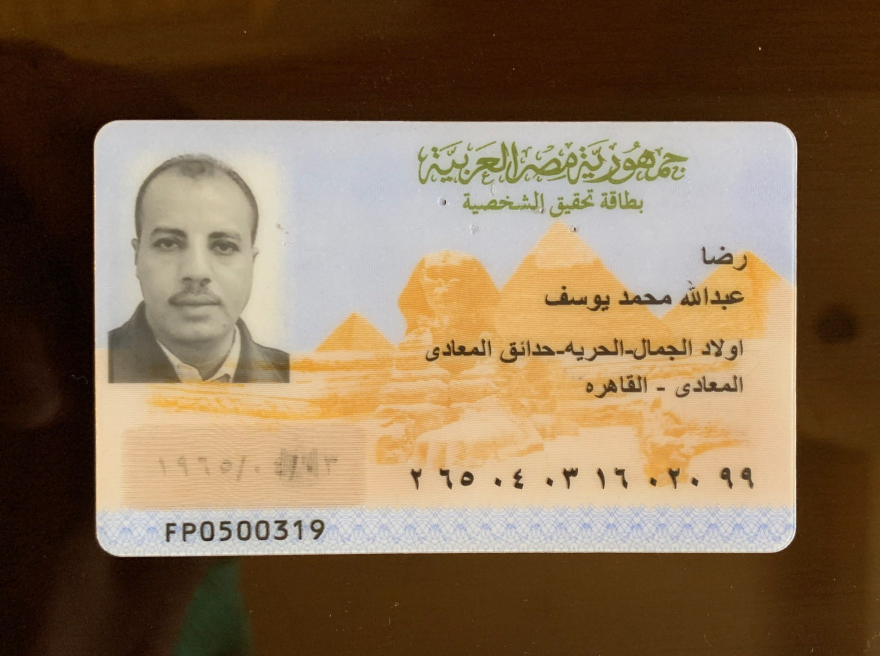
#> input picture Prototyping/test2.jpg, 1760 x 1312 px (shown at 1/2 size)
$ jupyter execute --allow-errors National_ID.ipynb
#> lines starting #> are read from the running program, lines starting #| are printed output that depends on the picture; after the words box and inside, x2 and y2 are one past the last pixel; in counts of white or black regions, pixels touching at a corner belong together; long printed decimals are rounded
[cell 1]
import numpy as np
import cv2
from matplotlib import pyplot as plt
import argparse
from imutils.object_detection import non_max_suppression
import argparse
import time
from skimage.filters import threshold_local
from PIL import Image
import pytesseract
import imutils

### PLot figures

[cell 2]
def plot_figures(figures, nrows, ncols,imSize,fSize):
    """Plot a dictionary of figures.

    Parameters
    ----------
    figures : <title, figure> dictionary
    ncols : number of columns of subplots wanted in the display
    nrows : number of rows of subplots wanted in the figure
    imSize : size of image in plot
    fSize : size of title's font
    """

    fig, axeslist = plt.subplots(ncols=ncols, nrows=nrows, figsize=(imSize, imSize))
    for ind,title in zip(range(len(figures)), figures):
        axeslist.ravel()[ind].imshow(figures[title],cmap="gray")
        axeslist.ravel()[ind].set_title(title,fontsize=fSize)
        axeslist.ravel()[ind].set_axis_off()
    #plt.tight_layout() # optional

def plot_gray(image,title,fSize):
    """Plot one image on gray scale.

    Parameters
    ----------
    figures : image path
    title : title of image
    imSize : size of image in plot
    fSize : size of title's font
    """
    plt.imshow(image, cmap="gray")
    plt.title(title,fontsize=fSize)
    plt.axis('off')
    plt.show()

[cell 3]
def order_points(pts):
	# initialzie a list of coordinates that will be ordered
	# such that the first entry in the list is the top-left,
	# the second entry is the top-right, the third is the
	# bottom-right, and the fourth is the bottom-left
	rect = np.zeros((4, 2), dtype = "float32")

	# the top-left point will have the smallest sum, whereas
	# the bottom-right point will have the largest sum
	s = pts.sum(axis = 1)
	rect[0] = pts[np.argmin(s)]
	rect[2] = pts[np.argmax(s)]

	# now, compute the difference between the points, the
	# top-right point will have the smallest difference,
	# whereas the bottom-left will have the largest difference
	diff = np.diff(pts, axis = 1)
	rect[1] = pts[np.argmin(diff)]
	rect[3] = pts[np.argmax(diff)]

	# return the ordered coordinates
	return rect

def four_point_transform(image, pts):
	# obtain a consistent order of the points and unpack them
	# individually
	rect = order_points(pts)
	(tl, tr, br, bl) = rect

	# compute the width of the new image, which will be the
	# maximum distance between bottom-right and bottom-left
	# x-coordiates or the top-right and top-left x-coordinates
	widthA = np.sqrt(((br[0] - bl[0]) ** 2) + ((br[1] - bl[1]) ** 2))
	widthB = np.sqrt(((tr[0] - tl[0]) ** 2) + ((tr[1] - tl[1]) ** 2))
	maxWidth = max(int(widthA), int(widthB))

	# compute the height of the new image, which will be the
	# maximum distance between the top-right and bottom-right
	# y-coordinates or the top-left and bottom-left y-coordinates
	heightA = np.sqrt(((tr[0] - br[0]) ** 2) + ((tr[1] - br[1]) ** 2))
	heightB = np.sqrt(((tl[0] - bl[0]) ** 2) + ((tl[1] - bl[1]) ** 2))
	maxHeight = max(int(heightA), int(heightB))

	# now that we have the dimensions of the new image, construct
	# the set of destination points to obtain a "birds eye view",
	# (i.e. top-down view) of the image, again specifying points
	# in the top-left, top-right, bottom-right, and bottom-left
	# order
	dst = np.array([
		[0, 0],
		[maxWidth - 1, 0],
		[maxWidth - 1, maxHeight - 1],
		[0, maxHeight - 1]], dtype = "float32")

	# compute the perspective transform matrix and then apply it
	M = cv2.getPerspectiveTransform(rect, dst)
	warped = cv2.warpPerspective(image, M, (maxWidth, maxHeight))

	# return the warped image
	return warped

[cell 4]
image = cv2.imread('test2.jpg')
#> image is the input picture: shape (1312, 1760, 3); mean B, G, R 84.7, 111, 134.2
pad=470
#image = cv2.copyMakeBorder(image,pad,pad,pad,pad,cv2.BORDER_CONSTANT,value=(0,0,255))
ratio = image.shape[0] / 500.0
#> ratio = 2.62
orig = image.copy()
image = imutils.resize(image, height = 500)
#> image: shape (500, 670, 3)

# convert the image to grayscale, blur it, and find edges
# in the image
gray = cv2.cvtColor(image, cv2.COLOR_BGR2GRAY)
gray = cv2.GaussianBlur(gray, (5, 5), 0)
edged = cv2.Canny(gray, 75, 200)
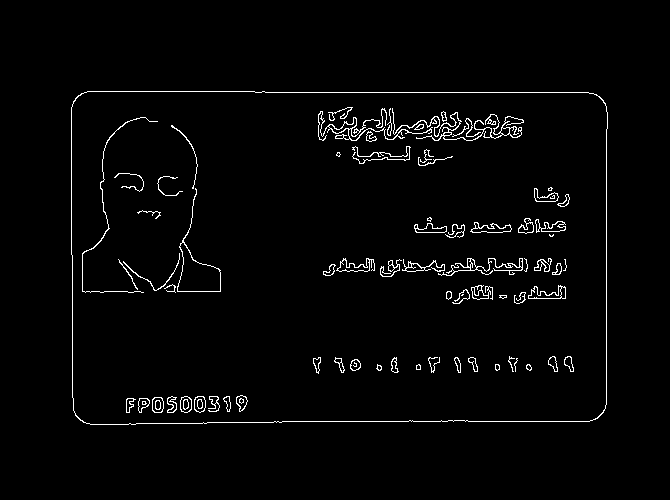
#> edged: shape (500, 670); 2.3% white in thin lines or dots, all inside (x1, y1, x2, y2) = (71, 91, 608, 425)
figures = {"orig" : image, "edged" : edged}

#Plot the Dict of images
plot_figures(figures, nrows = 1, ncols=len(figures.keys()),imSize=20,fSize=20)
#> the loop in plot_figures, `for ind,title in zip(range(len(figures)), figures):` made 2 passes
#> (ind, title) on passes 1 to 2: (0, 'orig'), (1, 'edged')
#> figure, not shown here; B, G, R data is drawn as R, G, B

[cell 5]
cnts = cv2.findContours(edged.copy(), cv2.RETR_LIST, cv2.CHAIN_APPROX_SIMPLE)
#> cnts = 151 contours, 49 with area under 20; largest, box (x1, y1, x2, y2) and area: (71, 91, 608, 425) 176080, (71, 91, 608, 425) 176050, (177, 188, 221, 292) 1258, (177, 242, 221, 292) 1229, (318, 108, 433, 141) 260
cnts = imutils.grab_contours(cnts)
cnts = sorted(cnts, key = cv2.contourArea, reverse = True)[:5]
#> cnts = 5 contours; box (x1, y1, x2, y2) and area: (71, 91, 608, 425) 176080, (71, 91, 608, 425) 176050, (177, 188, 221, 292) 1258, (177, 242, 221, 292) 1229, (318, 108, 433, 141) 260

# loop over the contours
for c in cnts:
    # approximate the contour
    peri = cv2.arcLength(c, True)
    approx = cv2.approxPolyDP(c, 0.02 * peri, True)

    # if our approximated contour has four points, then we
    # can assume that we have found our screen
    if len(approx) == 4:

        screenCnt = approx
        break
#> this loop made 1 pass
#> (peri, screenCnt) on pass 1: (1716.1, [[73, 101], [83, 422], [603, 412], [596, 94]])


print("STEP 2: Find contours of paper")
print(screenCnt*ratio)
#| [[[ 191.552  265.024]]
#|  [[ 217.792 1107.328]]
#|  [[1582.272 1081.088]]
#|  [[1563.904  246.656]]]
cv2.drawContours(image, [screenCnt], -1, (0, 255, 0), 2)
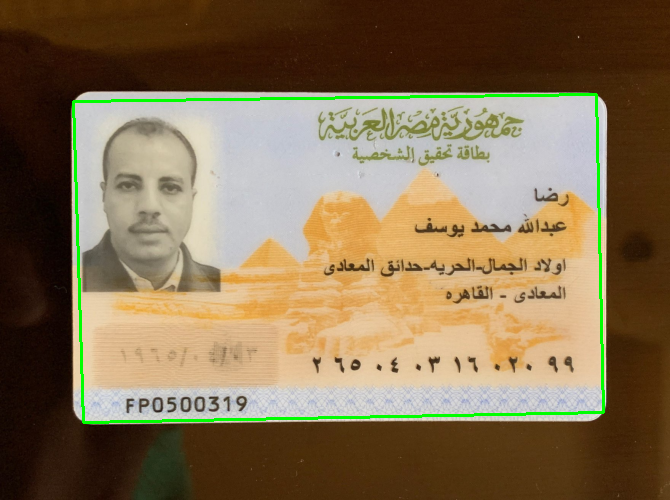
#> image: shape (500, 670, 3); mean B, G, R 81.8, 111.8, 131.1
plt.imshow(image, cmap="gray")
plt.show()

[cell 6]
warped = four_point_transform(orig, screenCnt.reshape(4, 2) * ratio)
#> in order_points, `s = pts.sum(axis = 1)`: s = [456.6, 1325.1, 2663.4, 1810.6]
#> in order_points, `diff = np.diff(pts, axis = 1)`: diff = [73.47, 889.5, -501.2, -1317.2]
#> in four_point_transform, `rect = order_points(pts)`: rect = [[191.6, 265], [1563.9, 246.7], [1582.3, 1081.1], [217.8, 1107.3]]
#> in four_point_transform, `(tl, tr, br, bl) = rect`: tl = [191.6, 265]; tr = [1563.9, 246.7]; br = [1582.3, 1081.1]; bl = [217.8, 1107.3]
#> in four_point_transform, `widthA = np.sqrt(((br[0] - bl[0]) ** 2) + ((br[1] - bl[1]) ** 2))`: widthA = 1364.7
#> in four_point_transform, `widthB = np.sqrt(((tr[0] - tl[0]) ** 2) + ((tr[1] - tl[1]) ** 2))`: widthB = 1372.5
#> in four_point_transform, `maxWidth = max(int(widthA), int(widthB))`: maxWidth = 1372
#> in four_point_transform, `heightA = np.sqrt(((tr[0] - br[0]) ** 2) + ((tr[1] - br[1]) ** 2))`: heightA = 834.6
#> in four_point_transform, `heightB = np.sqrt(((tl[0] - bl[0]) ** 2) + ((tl[1] - bl[1]) ** 2))`: heightB = 842.7
#> in four_point_transform, `maxHeight = max(int(heightA), int(heightB))`: maxHeight = 842
#> in four_point_transform, `dst = np.array([ [0, 0], [maxWidth - 1, 0], [maxWidth - 1, maxHeight -..`: dst = [[0, 0], [1371, 0], [1371, 841], [0, 841]]
#> in four_point_transform, `M = cv2.getPerspectiveTransform(rect, dst)`: M = [[0.986, -0.0307, -180.7], [0.0132, 0.989, -264.8], [-7e-06, -6.42e-06, 1]]
warped=cv2.resize(warped,(1600,990))
#> warped: shape (990, 1600, 3)
# convert the warped image to grayscale, then threshold it
# to give it that 'black and white' paper effect
cv2.rectangle(warped, (680, 740), (1600, 900), (0, 255, 0), 2)
cv2.rectangle(warped, (600, 250), (1580, 450), (0, 255, 0), 2)
cv2.rectangle(warped, (600, 480), (1580, 680), (0, 255, 0), 2)
cv2.rectangle(warped, (130, 860), (550, 1080), (0, 255, 0), 2)
warped_gray = cv2.cvtColor(warped, cv2.COLOR_BGR2GRAY)
"""
T = threshold_local(warped_gray, 29, offset = 10, method = "gaussian")
warped = (warped_gray > T).astype("uint8") * 255
kernel = np.ones((2,2), np.uint8)
warped=cv2.erode(warped,kernel,iterations=5)
# [5 lines of commented-out code are left out]
"""

kernel = np.ones((2,2), np.uint8)
id=warped_gray[ 740:900,680:1600]
name=warped_gray[250:450,600:1580]
address=warped_gray[480:680,600:1580]
code=warped_gray[860:1080,130:550]
(thresh,warped_bw) = cv2.threshold(warped_gray, 160, 255, cv2.THRESH_BINARY | cv2.THRESH_OTSU)
#> warped_bw: shape (990, 1600); 88.1% white; 277 black regions (145 under 20 px), largest, box (x1, y1, x2, y2) and area: (11, 55, 371, 591) 68955, (245, 437, 439, 594) 12639, (599, 239, 1582, 452) 7120
#> thresh = 156
id=cv2.erode(id,kernel,iterations=3)
ret3,id = cv2.threshold(id,160,255,cv2.THRESH_BINARY+cv2.THRESH_OTSU)
#> id: shape (160, 920); 93.1% white; 14 black regions, largest, box (x1, y1, x2, y2) and area: (385, 67, 423, 119) 1050, (755, 72, 787, 126) 995, (804, 73, 836, 126) 979
#> ret3 = 129
ret,name = cv2.threshold(name,160,255,cv2.THRESH_BINARY+cv2.THRESH_OTSU)
#> name: shape (200, 980); 95.2% white; 13 black regions, largest, box (x1, y1, x2, y2) and area: (605, 139, 730, 174) 2088, (433, 141, 532, 172) 1610, (820, 142, 901, 176) 1455
#> ret = 135
ret1,address = cv2.threshold(address,160,255,cv2.THRESH_BINARY+cv2.THRESH_OTSU)
#> address: shape (200, 980); 91.5% white; 30 black regions (2 under 20 px), largest, box (x1, y1, x2, y2) and area: (617, 22, 763, 74) 2461, (188, 17, 291, 58) 1922, (776, 113, 880, 153) 1709
#> ret1 = 133
ret2,code = cv2.threshold(code,160,255,cv2.THRESH_BINARY+cv2.THRESH_OTSU)
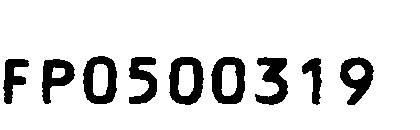
#> code: shape (130, 420); 86.8% white; 9 black regions, largest, box (x1, y1, x2, y2) and area: (169, 57, 204, 105) 974, (211, 57, 245, 104) 956, (83, 56, 117, 104) 944
#> ret2 = 139
figures = {"orig" : imutils.resize(orig, height = 650), "wrapped" : imutils.resize(warped, height = 650),"id":id,"name":name,"add":address,"code":code}

#Plot the Dict of images
plot_figures(figures, nrows = 3, ncols=2,imSize=30,fSize=20)
#> the loop in plot_figures (call 2), `for ind,title in zip(range(len(figures)), figures):` made 6 passes

#> (a cell that did not finish here is left out)

#> (a cell that did not finish here is left out)

#> (a cell that did not finish here is left out)

#> (a cell that did not finish here is left out)

[cell 11]
img = cv2.imread('diaa.jpg')
#> (the rest of this cell did not finish here and is left out)

[cell 12]
MIN_MATCH_COUNT=23
detector=cv2.xfeatures2d.SIFT_create()

FLANN_INDEX_KDITREE=0
flannParam=dict(algorithm=FLANN_INDEX_KDITREE,tree=5)
flann=cv2.FlannBasedMatcher(flannParam,{})

trainImg=cv2.imread("ref.jpg",0)
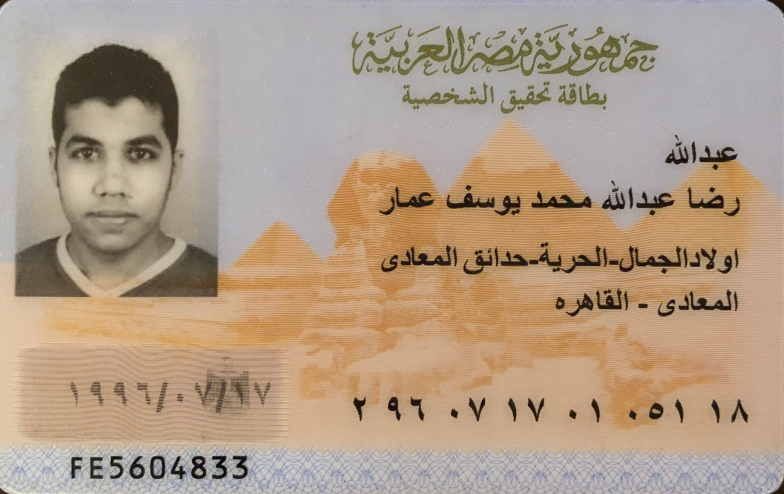
#> input picture Prototyping/ref.jpg, 1568 x 988 px (shown at 1/2 size)
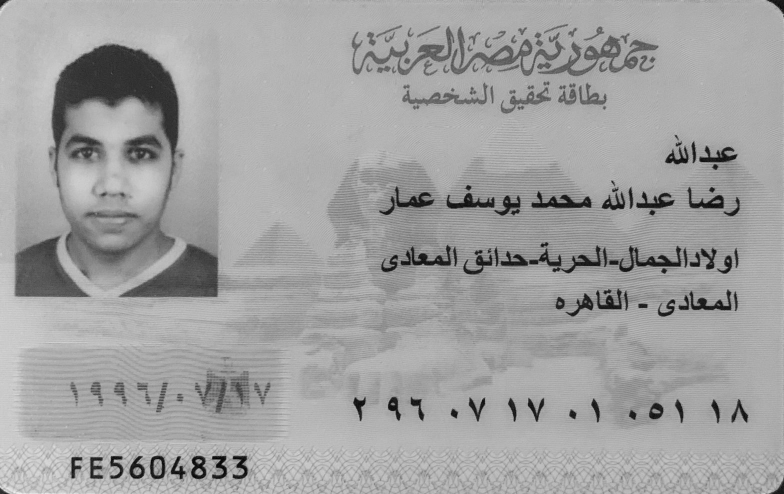
#> trainImg: shape (988, 1568) (shown at 1/2 size); min 0, max 246, mean 160.5
trainKP,trainDesc=detector.detectAndCompute(trainImg,None)
#> trainKP = 7558 keypoints; strongest (x, y, size): (908, 827, 9.5), (1145, 829, 9.6), (355, 938, 5.3), (428, 915, 5.4)

[cell 13]
QueryImgBGR=cv2.imread("test2.jpg")
#QueryImgBGR = cv2.copyMakeBorder(QueryImgBGR,pad,pad,pad,pad,cv2.BORDER_CONSTANT,value=(0,0,255))
QueryImg=cv2.cvtColor(QueryImgBGR,cv2.COLOR_BGR2GRAY)
queryKP,queryDesc=detector.detectAndCompute(QueryImg,None)
#> queryKP = 2810 keypoints; strongest (x, y, size): (996, 964, 8.7), (1389, 964, 9), (1520, 97, 2.9), (899, 969, 7.7)
matches=flann.knnMatch(queryDesc,trainDesc,k=2)
#> matches = 2810 matches
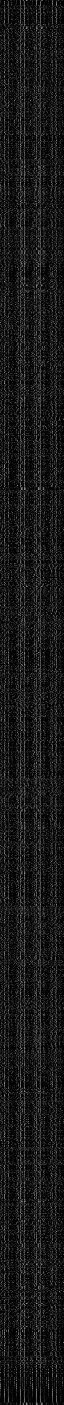
#> queryDesc: shape (2810, 128) float32 (shown at 1/2 size); min 0, max 223, mean 24.2

goodMatch=[]
for m,n in matches:
    if(m.distance<0.75*n.distance):
        goodMatch.append(m)
#> after the loop, goodMatch = 598 matches
print(len(goodMatch))
#| 598
if(len(goodMatch)>MIN_MATCH_COUNT):
    print("yes")
    tp=[]
    qp=[]
    for m in goodMatch:
        tp.append(trainKP[m.trainIdx].pt)
        qp.append(queryKP[m.queryIdx].pt)
#> after the loop, qp = 598 pairs, first value 26.25 to 1709, second value 58.26 to 1305; tp = 598 pairs, first value 44.19 to 1557, second value 8.15 to 980.9
    tp,qp=np.float32((tp,qp))
    H,status=cv2.findHomography(tp,qp,cv2.RANSAC,3.0)
#> H = [[0.908, 0.0195, 203.9], [0.000202, 0.89, 239.6], [1.32e-05, 1.4e-05, 1]]; status = 598 values, max 1 at index 4, min 0 at index 0, mean 0.421
    h,w=trainImg.shape
#> h = 988; w = 1568
    trainBorder=np.float32([[[0,0],[0,h-1],[w-1,h-1],[w-1,0]]])
    queryBorder=cv2.perspectiveTransform(trainBorder,H)
#> queryBorder = [[203.9, 239.6], [220.1, 1102.6], [1591.7, 1080.9], [1594.4, 235]]
    x_points=[]
    y_points=[]
    for border in queryBorder[0]:
        x_points.append(border[0])
        y_points.append(border[1])
#> this loop made 4 passes
#> after the loop, x_points = [203.9, 220.1, 1591.7, 1594.4]; y_points = [239.6, 1102.6, 1080.9, 235]
    print(x_points)
#| [203.9326, 220.144, 1591.7162, 1594.3833]
    print(queryBorder)
#| [[[ 203.9326   239.559]
#|   [ 220.144 1102.596  ]
#|   [1591.7162  1080.893  ]
#|   [1594.3833   235.0233 ]]]
    #np.min(np.min(data, axis=1), axis=0)
    x_start=int(min(x_points))
#> x_start = 203
    y_start=int(min(y_points))
#> y_start = 235
    x_end=int(max(x_points))
#> x_end = 1594
    y_end=int(max(y_points))
#> y_end = 1102
    warped=QueryImgBGR[y_start:y_end,x_start:x_end]
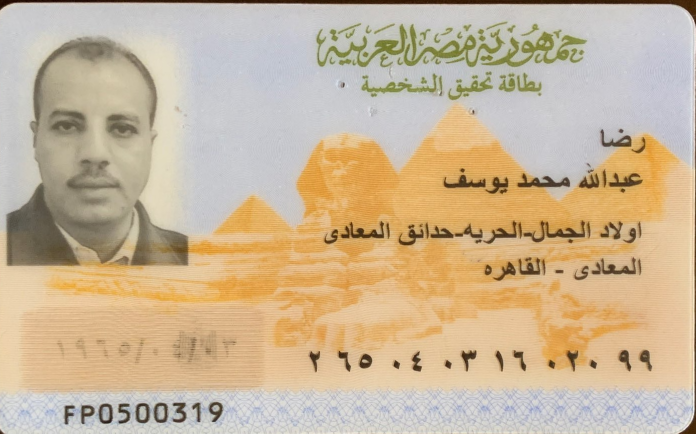
#> warped: shape (867, 1391, 3) (shown at 1/2 size); mean B, G, R 152.7, 181.8, 202.2
    #cv2.polylines(QueryImgBGR,[np.int32(queryBorder)],True,(0,255,0),5)
else:
    print ("Not Enough match found- %d/%d"%(len(goodMatch),MIN_MATCH_COUNT))
warped = four_point_transform(QueryImgBGR, queryBorder.reshape(4, 2))


#figures = {"orig" : QueryImgBGR,"test":warped}
#plot_figures(figures, nrows = 3, ncols=2,imSize=30,fSize=20)
#Plot the Dict of images

warped=cv2.resize(warped,(1600,990))
#> warped: shape (990, 1600, 3)
cv2.rectangle(warped, (650, 740), (1540, 900), (0, 255, 0), 2)
cv2.rectangle(warped, (600, 250), (1540, 465), (0, 255, 0), 2)
cv2.rectangle(warped, (600, 480), (1540, 680), (0, 255, 0), 2)
cv2.rectangle(warped, (120, 870), (550, 1060), (0, 255, 0), 2)
warped_gray = cv2.cvtColor(warped, cv2.COLOR_BGR2GRAY)
kernel = np.ones((2,2), np.uint8)
id=warped_gray[ 740:900,650:1540]
#> id: shape (160, 890)
name=warped_gray[250:465,600:1540]
#> name: shape (215, 940)
address=warped_gray[480:680,600:1540]
#> address: shape (200, 940)
code=warped_gray[870:1060,120:550]
#> code: shape (120, 430)
(thresh,warped_bw) = cv2.threshold(warped_gray, 160, 255, cv2.THRESH_BINARY | cv2.THRESH_OTSU)
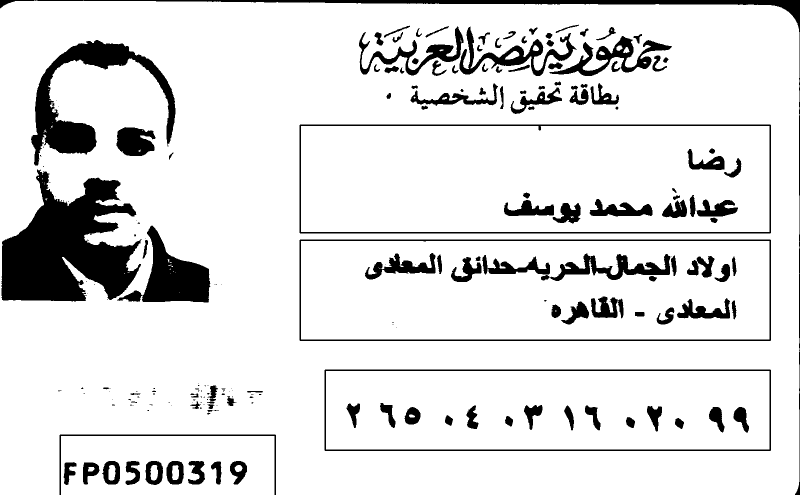
#> warped_bw: shape (990, 1600) (shown at 1/2 size); 88.1% white; 209 black regions (82 under 20 px), largest, box (x1, y1, x2, y2) and area: (3, 339, 284, 603) 44036, (62, 80, 351, 331) 19021, (0, 0, 1600, 990) 12352
#> thresh = 153
id=cv2.erode(id,kernel,iterations=3)

ret3,id = cv2.threshold(id,160,255,cv2.THRESH_BINARY+cv2.THRESH_OTSU)
#> id: shape (160, 890); 93% white; 14 black regions, largest, box (x1, y1, x2, y2) and area: (399, 70, 437, 122) 1032, (770, 74, 802, 127) 977, (819, 75, 851, 127) 965
#> ret3 = 128
ret,name = cv2.threshold(name,160,255,cv2.THRESH_BINARY+cv2.THRESH_OTSU)
#> name: shape (215, 940); 95.4% white; 15 black regions, largest, box (x1, y1, x2, y2) and area: (580, 148, 705, 182) 2027, (409, 151, 508, 182) 1584, (795, 149, 875, 182) 1424
ret1,address = cv2.threshold(address,160,255,cv2.THRESH_BINARY+cv2.THRESH_OTSU)
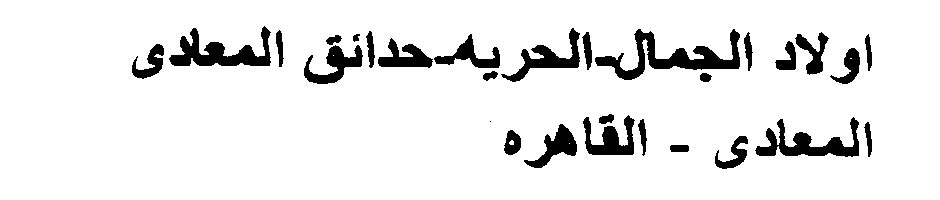
#> address: shape (200, 940); 91.4% white; 29 black regions (1 under 20 px), largest, box (x1, y1, x2, y2) and area: (595, 29, 740, 80) 2404, (169, 26, 271, 66) 1845, (755, 117, 859, 157) 1654
#> ret1 = 132
ret2,code = cv2.threshold(code,160,255,cv2.THRESH_BINARY+cv2.THRESH_OTSU)
#> code: shape (120, 430); 86.4% white; 9 black regions, largest, box (x1, y1, x2, y2) and area: (171, 52, 206, 99) 948, (213, 52, 247, 99) 946, (87, 52, 120, 99) 919
id=cv2.dilate(id,kernel,iterations=2)
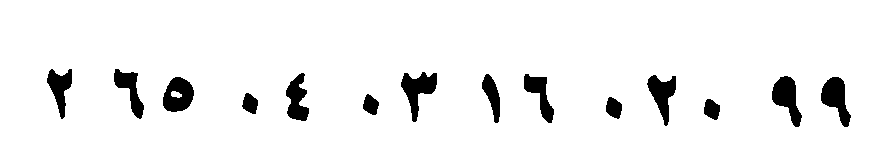
#> id: shape (160, 890); 94.4% white; 14 black regions, largest, box (x1, y1, x2, y2) and area: (401, 72, 437, 122) 832, (772, 76, 802, 127) 811, (821, 77, 851, 127) 801
name=cv2.dilate(name,kernel,iterations=2)
address=cv2.dilate(address,kernel,iterations=2)
figures = {"orig" : imutils.resize(QueryImgBGR, height = 650), "wrapped" : imutils.resize(warped, height = 650),"id":id,"name":name,"add":address,"code":code}
plot_figures(figures, nrows = 3, ncols=2,imSize=30,fSize=20)

# [9 lines of commented-out code are left out]
